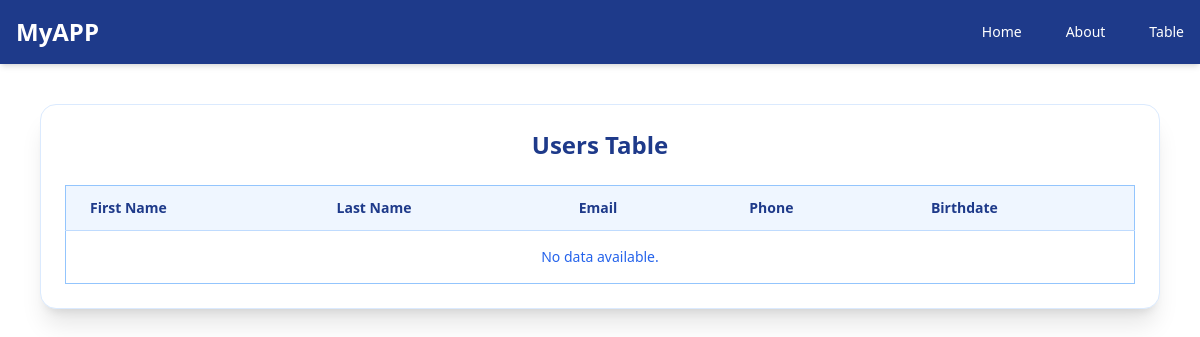
/users, run on an earlier commit of the app's database.
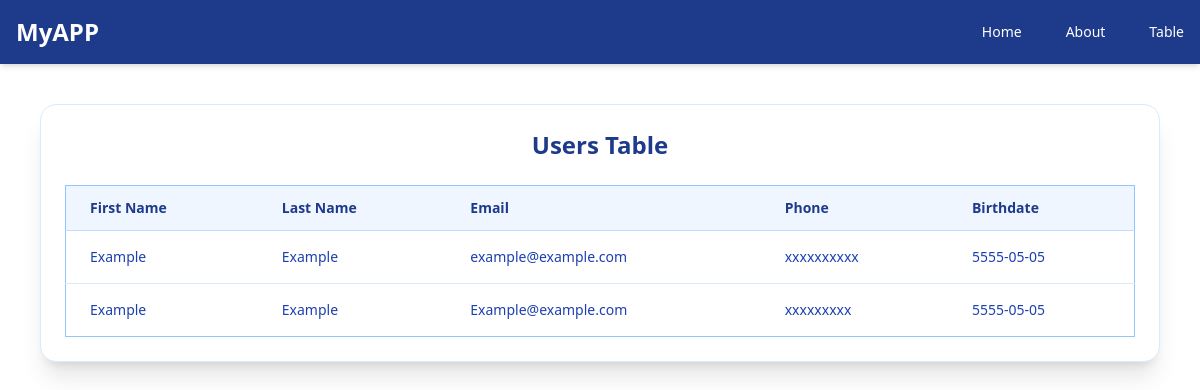
And on a later commit of the database.
### tables this page shows
CREATE TABLE users (
                            id INTEGER PRIMARY KEY AUTOINCREMENT,
                            firstname TEXT NOT NULL,
                            lastname TEXT NOT NULL,
                            email TEXT NOT NULL,
                            phone TEXT NOT NULL,
                            birthdate DATE NOT NULL
                        );

### main.py (the view)
@app.route("/users")
def get_user():
    conn, cursor_obj = sqlite_connection()
    cursor_obj.execute('''SELECT * FROM users;''')
    users = cursor_obj.fetchall()
    return render_template('users.html', users=users)

### database.py (called while the page is built)
def sqlite_connection():
    conn = sqlite3.connect(db_file)
    cursor_obj = conn.cursor()
    return conn, cursor_obj

### templates/users.html (shortened to what this page needs)
<!DOCTYPE html>
<html lang="en">
<head>
  <script src="https://cdn.tailwindcss.com"></script>
</head>
<body class="bg-white min-h-screen">
  <header class="bg-blue-900 text-white p-4 shadow-md">
    <div class="max-w-7xl mx-auto flex justify-between items-center">
      <h1 class="text-2xl font-bold">MyAPP</h1>
      <nav class="flex space-x-6 items-center text-sm font-medium">
        <a href="/" class="flex items-center space-x-1 hover:text-blue-300">
          <span data-icon="home" class="w-4 h-4"></span>
          <span>Home</span>
        </a>
        <a href="#about" class="flex items-center space-x-1 hover:text-blue-300">
          <span data-icon="about" class="w-4 h-4"></span>
          <span>About</span>
        </a>
        <a href="/users" class="flex items-center space-x-1 hover:text-blue-300">
          <span data-icon="login" class="w-4 h-4"></span>
          <span>Table</span>
        </a>
      </nav>
    </div>
  </header>
  <main class="p-10">
    <div class="max-w-6xl mx-auto bg-white p-6 rounded-2xl shadow-xl border border-blue-100">
      <h2 class="text-2xl font-bold mb-6 text-blue-900 text-center">Users Table</h2>
      <div class="overflow-x-auto">
        <table class="min-w-full divide-y divide-blue-200 border border-blue-300">
          <thead class="bg-blue-50 text-blue-900">
            <tr>
              <th class="px-6 py-3 text-left text-sm font-semibold">First Name</th>
              <th class="px-6 py-3 text-left text-sm font-semibold">Last Name</th>
              <th class="px-6 py-3 text-left text-sm font-semibold">Email</th>
              <th class="px-6 py-3 text-left text-sm font-semibold">Phone</th>
              <th class="px-6 py-3 text-left text-sm font-semibold">Birthdate</th>
            </tr>
          </thead>
          <tbody class="divide-y divide-blue-100 text-sm text-blue-800">
            {% for user in users %}
            <tr>
              <td class="px-6 py-4">{{ user[1] }}</td>
              <td class="px-6 py-4">{{ user[2] }}</td>
              <td class="px-6 py-4">{{ user[3] }}</td>
              <td class="px-6 py-4">{{ user[4] }}</td>
              <td class="px-6 py-4">{{ user[5] }}</td>
            </tr>
            {% else %}
            <tr>
              <td colspan="5" class="text-center py-4 text-blue-600">No data available.</td>
            </tr>
            {% endfor %}
          </tbody>
        </table>
      </div>
    </div>
  </main>
</body>
</html>

What changed in the data, as far as the page shows it:
added users: firstname "Example", lastname "Example", email "example@example.com", phone "xxxxxxxxxx", birthdate "5555-05-05"
added users: firstname "Example", lastname "Example", email "Example@example.com", phone "xxxxxxxxx", birthdate "5555-05-05"
Also different on the page:
text no longer shown: "No data available."
